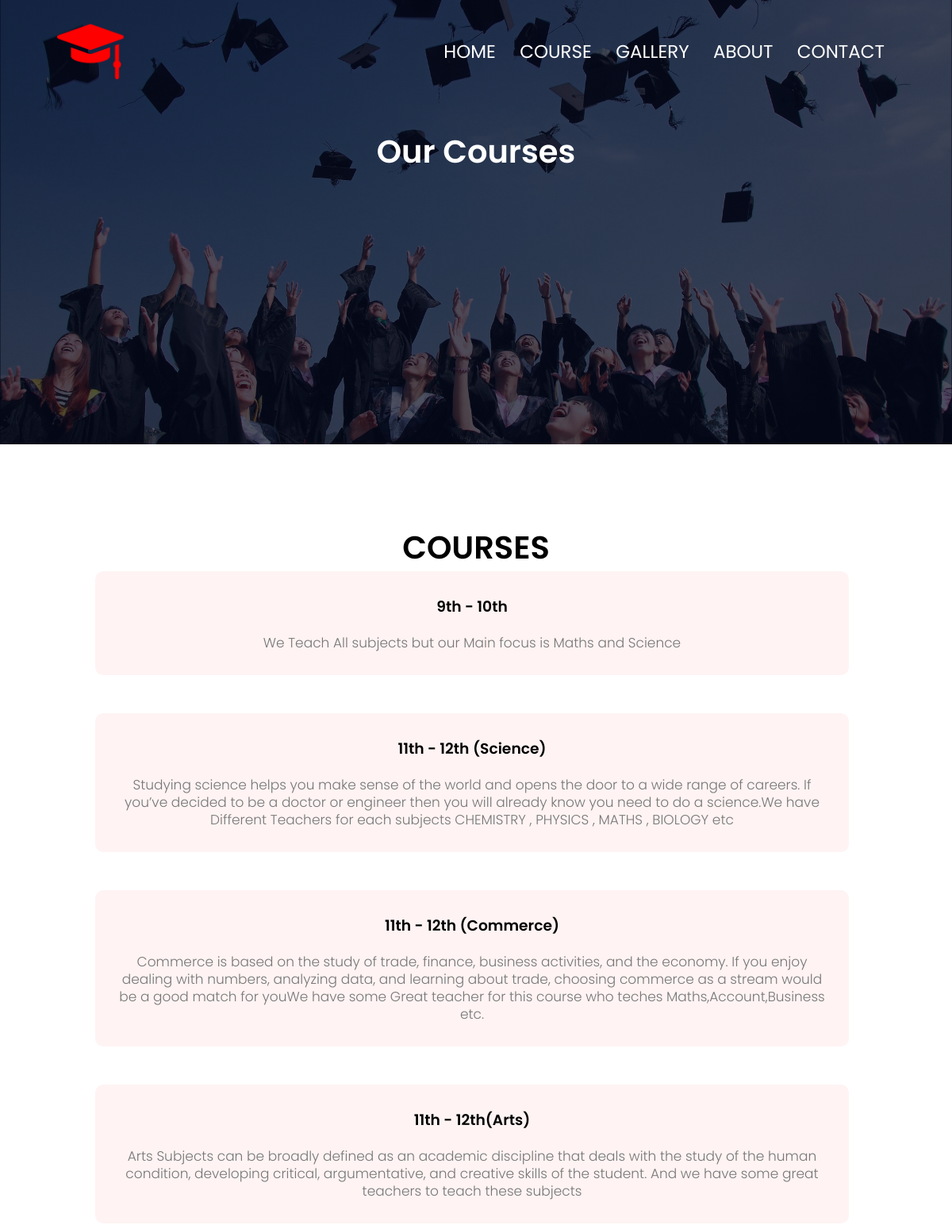
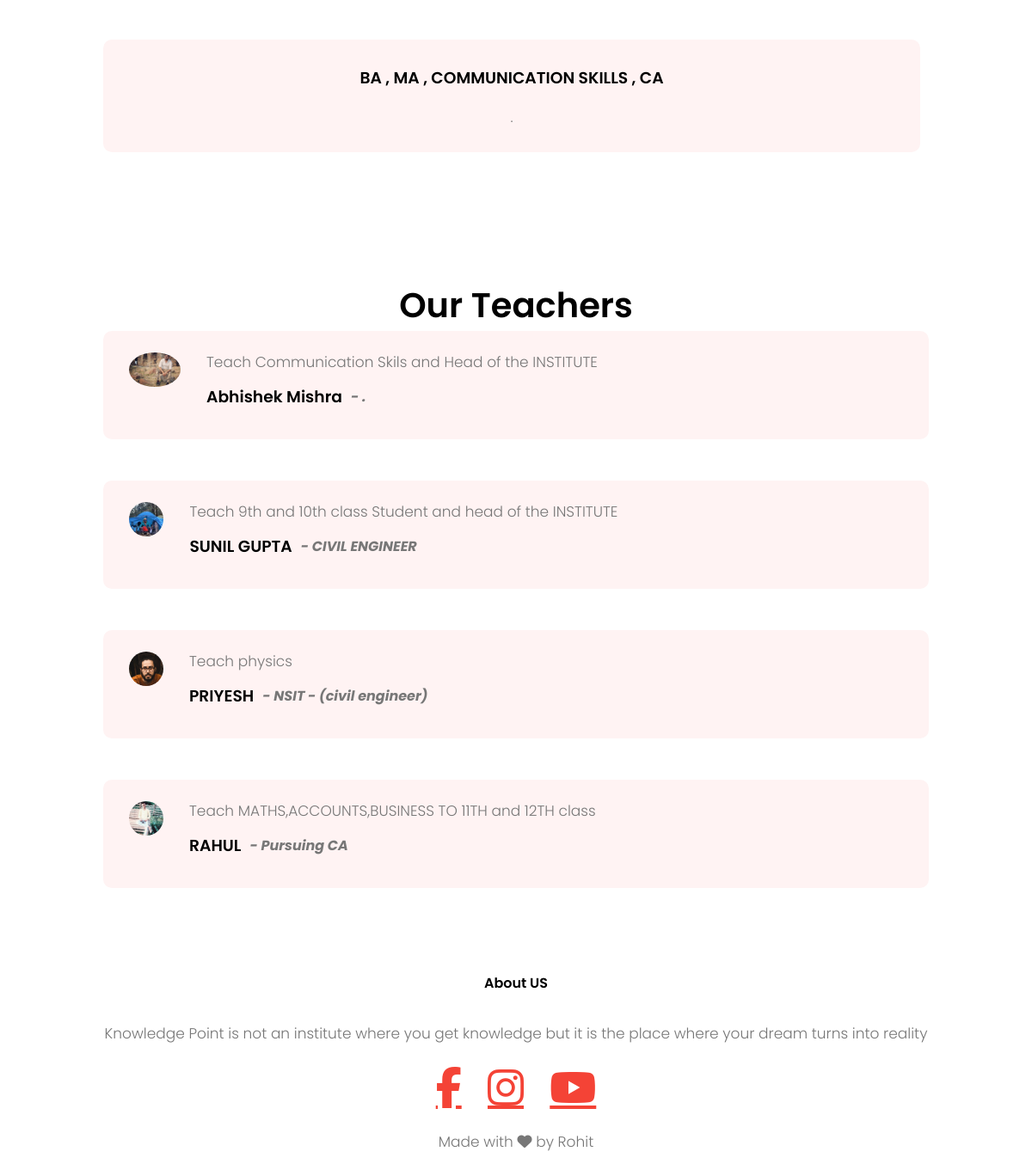
Screenshot of /courses with the database file from the repository (2 pictures, top to bottom).
### home/models.py (models this page shows)
class Courses(models.Model):
    Course_title=models.TextField()
    Desc=models.TextField()

class Teachers(models.Model):
    Teacher_name=models.TextField()
    description_of_teacher=models.TextField()
    photo=models.ImageField(upload_to='media',null='true')
    Education=models.TextField()

### home/views.py (the view)
def course(request):
    cou=Courses.objects.all()
    teach=Teachers.objects.all()
    return render(request,'course.html',{'cou':cou,'teach':teach})

### Templates/course.html (shortened to what this page needs)
{% load static %}
<!DOCTYPE html>
<html lang="en">
<head>
    <link rel="stylesheet" href="{% static 'st.css' %}">
<link rel="stylesheet" href="path/to/font-awesome/css/font-awesome.min.css">
</head>
<body>
    <section class="sub-header">
      <nav>
          <a href="/"><img src="{% static 'images/logo.png' %}"></a>
          <div class="nav-links" id="navlink">
              <ul>
              <li><a href="/">HOME</a></li>
              <li><a href="courses">COURSE</a></li>
                <li><a href="gallery">GALLERY</a></li>
                <li><a href="about">ABOUT</a></li>
              <li><a href="contact">CONTACT</a></li>
              </ul>
          </div>
      </nav>
        <h1>Our Courses</h1>
    </section>
    <section class="course" >
        <h1>COURSES</h1>
            <div id="row">
              {% for course in cou %}
                <div id="course-col">
                    <h3>{{course.Course_title}}</h3>
                    <p>{{course.Desc}}</p>
                </div>
  {%endfor%}
            </div>
    </section>
    <section class="testimonials">
        <h1>Our Teachers</h1>
{% for t in teach %}
        <div id="row">
            <div class="testimonial-col">
                <img src="{{t.photo.url}}">
                <div>
                    <p>
                      {{t.description_of_teacher}}
                    </p>
                    <div class="name" >
                    <h3>{{t.Teacher_name}}</h3><h4>-  {{t.Education}}</h4>
                    </div>
                </div>
            </div>
        </div>
        {% endfor %}
    </section>
   <section class="footer">
       <h4>About US</h4>
       <p>Knowledge Point is not an institute where you get knowledge but it is the place where your dream turns into reality</p>
   <div class="icons">
     <a href="https://www.facebook.com/Knowledge-Point-KP-112027447164573" <i class="fa fa-facebook fa-3x" ></i></a>
        <a href="https://www.facebook.com/Knowledge-Point-KP-112027447164573" <i class="fa fa-instagram fa-3x" ></i></a>
          <a href="https://www.facebook.com/Knowledge-Point-KP-112027447164573" <i class="fa fa-youtube fa-3x" ></i></a>
   </div>
   <p>Made with <i class="fa fa-heart"></i> by Rohit</p>
    </section>
</body>
</html>

### Templates/st.css (style rules this page uses)
* { margin: 0px; padding: 0px; font-family: 'Poppins', sans-serif; }
nav { display: flex; padding: 2% 6%; justify-content: space-between; align-items: center; }
nav img { width: 100px; }
.nav-links { flex: 1; text-align: right; }
.nav-links ul li { list-style: none; display: inline-block; padding: 8px 13px; position: relative; }
.nav-links ul li a { color: #fff; text-decoration: none; font-size: 23px; }
.nav-links ul li::after { content: ''; width: 0%; height: 2px; background: transparent; display: block; margin: auto; transition: 0.5s; }
.course { width: 80%; margin: auto; text-align:center ; padding-top: 100px; }
h1 { font-size: 40px; font-weight: 600; }
p { color: #777; font-size: 17px; font-weight: 300; line-height: 22px; padding: 10px; }
#row { display: flex; justify-content: space-between; }
#course-col { display: block; flex-basis: 31%; background: #fff3f3; border-radius: 10px; margin-bottom: 5%; padding: 20px 12px; box-sizing: border-box; transition: 0.5s; margin-right: 10px; }
h3 { text-align: center; font-weight: 600; margin: 10px 0; }
.testimonials { width: 80%; margin: auto; padding-top:100px ; text-align: center; }
.testimonial-col { flex-basis: 44%; border-radius: 10px; margin-bottom:5% ; text-align: left; background-color: #fff3f3; padding: 25px; cursor: pointer; display: flex; }
.testimonial-col img { height: 40px; margin-left: 5px; margin-right: 30px; border-radius: 50%; position: relative; top:20%; }
.testimonial-col p { padding: 0; }
.testimonial-col h3 { margin-top:15px ; text-align: left; }
.footer { width: 100%; text-align: center; padding: 30px 0; }
.footer h4 { margin-bottom:25px ; margin-top: 20px; font-weight: 600; }
.icons .fa { color:#f44336; margin :0 13px; padding: 18px 0; border-radius: 20%; }
.name { display: flex; }
.name h4 { margin-top: 17px; margin-left: 10px; color: #777; font-style: italic; }
.sub-header { height: 70vh; width: 100%; background-image: linear-gradient(rgba(4, 9, 30, 0.7),rgba(4, 9, 30, 0.7)),url(images/background.jpg); background-position: center; background-size: cover; text-align: center; color: #fff; }
.sub-header h1 { margin-top: 30px; }
* { box-sizing: border-box; }
body { margin: 0; font-family: Arial; }

### Templates/course.html (style rules this page uses)
#row { flex-direction: column; }

### rows the page displays
Courses: Course_title "9th - 10th", Desc "We Teach All subjects but our Main focus is Maths and Science"
Courses: Course_title "11th - 12th (Science)", Desc "Studying science helps you make sense of the world and opens the door to a wide range of careers. If you’ve decided to be a doctor or engineer then you will already know you need to do a science.We have Different Teachers for each subjects CHEMISTRY , PHYSICS , MATHS , BIOLOGY etc"
Courses: Course_title "11th - 12th (Commerce)", Desc "Commerce is based on the study of trade, finance, business activities, and the economy. If you enjoy dealing with numbers, analyzing data, and learning about trade, choosing commerce as a stream would be a good match for youWe have some Great teacher for this course who teches Maths,Account,Business etc."
Courses: Course_title "11th - 12th(Arts)", Desc "Arts Subjects can be broadly defined as an academic discipline that deals with the study of the human condition, developing critical, argumentative, and creative skills of the student. And we have some great teachers to teach these subjects"
Courses: Course_title "BA , MA , COMMUNICATION SKILLS , CA", Desc "."
Teachers: photo (picture), description_of_teacher "Teach Communication Skils and Head of the INSTITUTE", Teacher_name "Abhishek Mishra", Education "."
Teachers: photo (picture), description_of_teacher "Teach 9th and 10th class Student and head of the INSTITUTE", Teacher_name "SUNIL GUPTA", Education "CIVIL ENGINEER"
Teachers: photo (picture), description_of_teacher "Teach physics", Teacher_name "PRIYESH", Education "NSIT - (civil engineer)"
Teachers: photo (picture), description_of_teacher "Teach MATHS,ACCOUNTS,BUSINESS TO 11TH and 12TH class", Teacher_name "RAHUL", Education "Pursuing CA"
